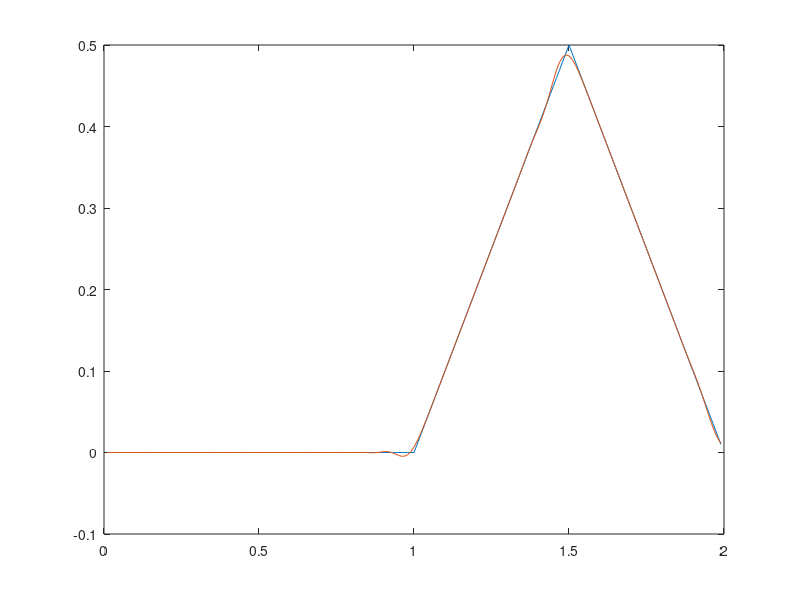

Source code (MATLAB):
% Lax wendroff Lab exam T2

N = 200;
x0 = 0; xf = 2;
h = (xf-x0)/N;

t0 = 0; tf = 1;

k = 0.8*(h);

M = fix((tf-t0)/k);

x = x0+h:h:xf-h;

lambda = k/h;

u0 = zeros(N-1,1);
for j=1:N-1
    if(x(j) < 0)
        u0(j) = 0;
    elseif(0 <= x(j) && x(j) < 0.5)
        u0(j) = x(j);
    elseif(0.5 <= x(j) && x(j) < 1)
        u0(j) = 1-x(j);
    elseif(x(j) >= 1)
        u0(j) = 0;
    end
end

u = zeros(N-1,1);

for p=1:M
    u(1) = u0(1) - 0.5*lambda*(u0(2)) + 0.5*lambda^2*(u0(2)-2*u0(1));
    for j=2:N-2
        u(j) = u0(j) - 0.5*lambda*(u0(j+1)-u0(j-1)) + 0.5*lambda^2*(u0(j+1)-2*u0(j)+u0(j-1));
    end
    u(N-1) = u0(N-1) - 0.5*lambda*(-u0(N-2)) + 0.5*lambda^2*(u0(N-2)-2*u0(N-1));
    
    u0 = u;
end

exact = zeros(N-1,1);
for j=1:N-1
    if(x(j)-tf < 0)
        exact(j) = 0;
    elseif(0 <= x(j)-tf && x(j)-tf < 0.5)
        exact(j) = x(j)-tf;
    elseif(0.5 <= x(j)-tf && x(j)-tf < 1)
        exact(j) = 1-x(j)+tf;
    elseif(x(j)-tf >= 1)
        exact(j) = 0;
    end
end

plot(x,exact,x,u);
